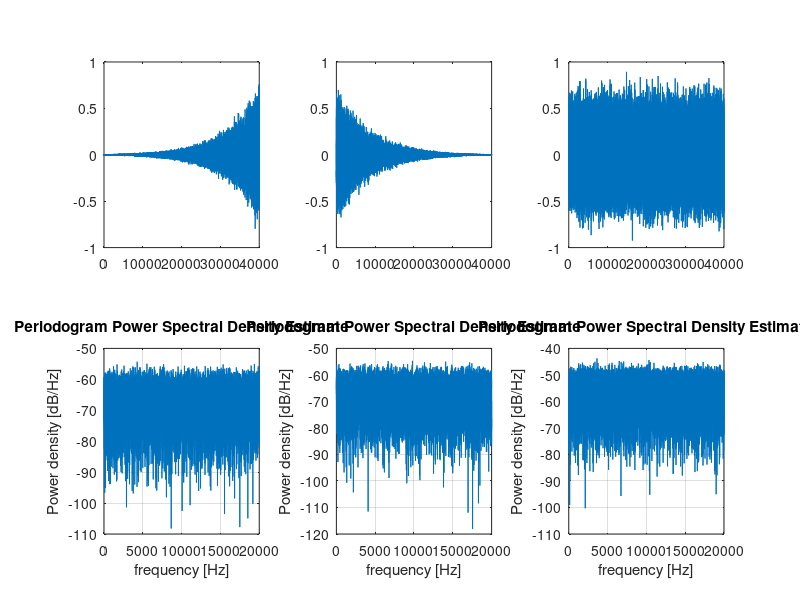

Reproduce this figure in MATLAB.

sampleRate = 40e3;

repeats = 5;

toneDuration = 1000;
itiDuration = 1000;

fundFreq = 440;
freqMax = 20000;
numFreq = 10;
overtoneAttn = 0.5;

toneSamples = toneDuration*sampleRate/1000;
ramp(1,:) = logspace(0,-2,toneSamples);
ramp(2,:) = ones(1,toneSamples);
ramp(3,:) = logspace(-2,0,toneSamples);
% linRamp = linspace(0.5,1.5,toneSamples);


itiSamples = itiDuration*sampleRate/1000;
trialSamples = toneSamples+itiSamples;

freqList = logspace(log10(fundFreq),log10(freqMax),numFreq);
% freqList = fundFreq:fundFreq:freqMax;

order = repmat([-1 0 1],[1 repeats]);
order = order(randperm(length(order)));

stimulus = zeros(1,trialSamples*repeats);

for e = 1:length(order)
    type = order(e);
    index = trialSamples*(e-1)+1;
    
    tempStim = zeros(1,toneSamples);
    for f=1:length(freqList)
        coef = freqList(f)*2*pi/sampleRate;
        period = sampleRate/freqList(f);
        phaseOffset = randi(round(period),1);
%         phaseOffset=0;

        freqStim = cos(coef*((1+phaseOffset):(toneSamples+phaseOffset))) * overtoneAttn^(f-1);
%         freqStim = sawtooth(coef*((1+phaseOffset):(toneSamples+phaseOffset))) * overtoneAttn^(f-1);
        
        %     tempStim = cos(coef*(1:toneSamples)) * overtoneAttn^(f-1);
        tempStim = tempStim + freqStim;
    end
    tempStim = rand(1,toneSamples)*2-1;
    
    tempStim = tempStim.*ramp(type+2,:);
    tempStim = tempStim./max(abs(tempStim));
    
    
    stimulus(index:index+toneSamples-1) = tempStim;
end

upTrials = find(order==1);
downTrials = find(order==-1);
staticTrials = find(order==0);
for r = 1:repeats
    upRange(r,:) = trialSamples*(upTrials(r)-1)+1:trialSamples*(upTrials(r)-1)+toneSamples;
    downRange(r,:) = trialSamples*(downTrials(r)-1)+1:trialSamples*(downTrials(r)-1)+toneSamples;
    staticRange(r,:) = trialSamples*(staticTrials(r)-1)+1:trialSamples*(staticTrials(r)-1)+toneSamples;
end
upStim = mean(stimulus(upRange));
downStim = mean(stimulus(downRange));
staticStim = mean(stimulus(staticRange));

figure;
subplot(2,3,1);plot(upStim);subplot(2,3,4);periodogram(upStim,[],[],sampleRate);
subplot(2,3,2);plot(downStim);subplot(2,3,5);periodogram(downStim,[],[],sampleRate);
subplot(2,3,3);plot(staticStim);subplot(2,3,6);periodogram(staticStim,[],[],sampleRate);

sound(stimulus,sampleRate);
